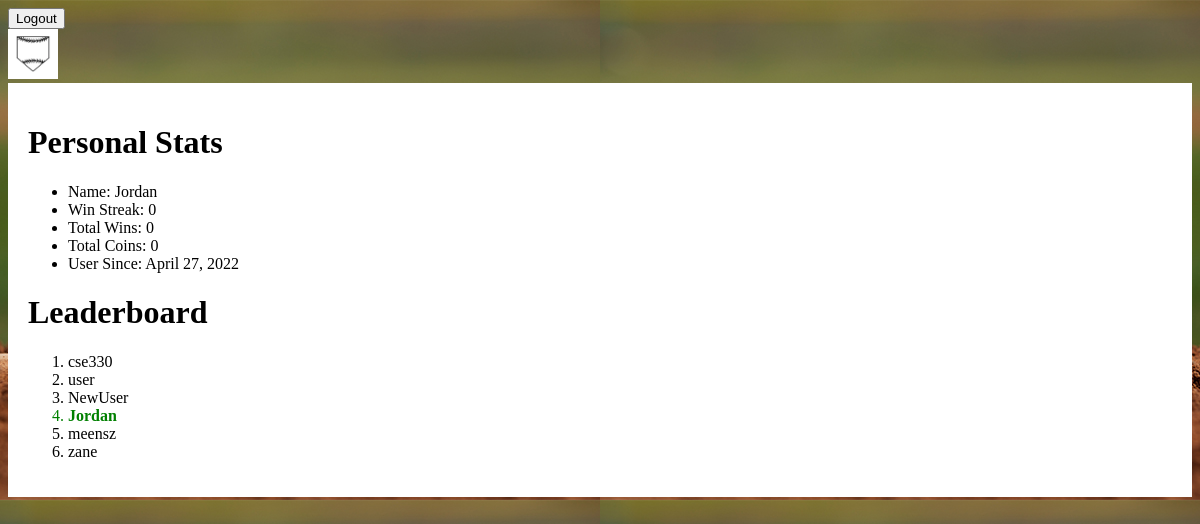
Screenshot of /leaderboard/ (signed in) with the database file from the repository.
### creative_project/models.py (models this page shows, shortened)
class ExtendedUser(models.Model):
    user = models.ForeignKey(User, default=None, on_delete=models.CASCADE)
    coins = models.IntegerField(default=100)
    winstreak = models.IntegerField(default= 0)
    totalWins = models.IntegerField(default=0)
    birthday = models.DateField(default=datetime.datetime.now())
    def __str__(self):
        return self.user.username

### creative_project/views.py (the view)
# urls.py: re_path(r'^leaderboard/$', views.leaderboard_view, name= "leaderboard"),
@login_required(login_url="/login")
def leaderboard_view(request):
  users = ExtendedUser.objects.all().order_by('-totalWins')
  curuser = request.user
  curExtended = ExtendedUser.objects.filter(user = curuser)
  curExtended = curExtended[0]
  curuser = curExtended
  return render(request, "leaderboard.html", {'users':users, 'curuser':curuser})

### templates/leaderboard.html
{% extends 'base_layout.html' %}
{% block content %}
        <h1>Personal Stats</h1>
        <ul>
            <li>Name: {{curuser}}</li>
            <li>Win Streak: {{curuser.winstreak}}</li>
            <li>Total Wins: {{curuser.totalWins}}</li>
            <li>Total Coins: {{curuser.coins}}</li>
            <li>User Since: {{curuser.birthday}}</li>
        </ul>
        <h1>Leaderboard</h1>
        <ol>
            {% for user in users %}
            {% if user == curuser %}
            <li style="color:green;"><strong>{{user}}</strong></li>
            {% else %}
            <li>{{user}}</li>
            {% endif %}
            {% endfor %}
        </ol>
{% endblock %}

### creative_project/static/styles.css (style rules this page uses)
body { background-image: url(background.jpg); background-color: #cccccc; }

### rows the page displays
ExtendedUser: user.username "Jordan", winstreak "0", totalWins "0", coins "0", birthday "April 27, 2022"
ExtendedUser: user.username "cse330"
ExtendedUser: user.username "user"
ExtendedUser: user.username "NewUser"
ExtendedUser: user.username "meensz"
ExtendedUser: user.username "zane"
